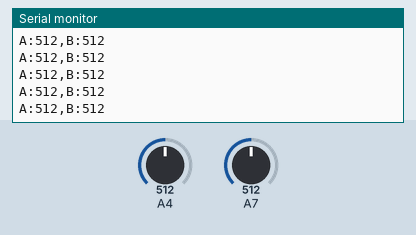
The sketch below on a simulated Arduino Mega 2560, built with avr-gcc and run on an emulated ATmega2560. On the bench: the last lines printed to the serial monitor. Inputs (shaded band) come from the test bench; at power-on: A4 = 512, A7 = 512.

Above: at 1.2 s.
1.3 s: A4 set to 716
At 1.31 s:
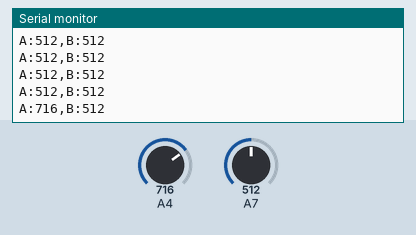
2.8 s: A7 set to 716
At 2.82 s:
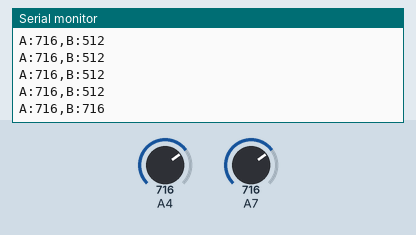
4.3 s: A4 set to 900
At 4.33 s:
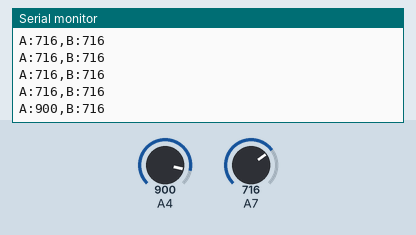
5.8 s: A7 set to 900
At 5.84 s:
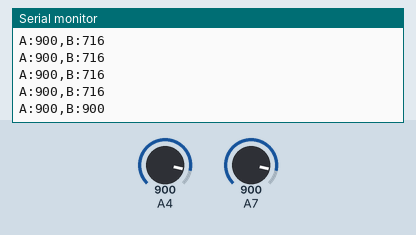
Timing chart, 0 to 8.3 s (numbered marks = the images above; inputs shaded):
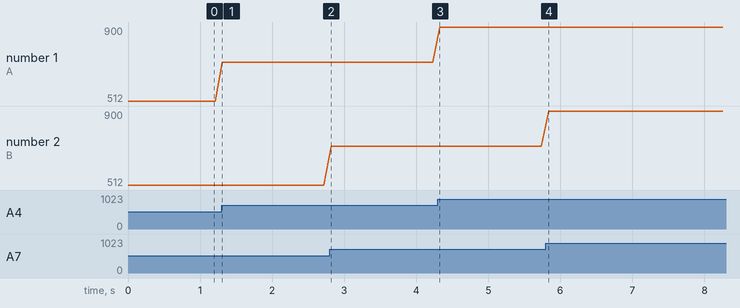

Measured:
- after the input at 1.3 s, the serial monitor: prints a new line at once (image 1)
- after the input at 2.8 s, the serial monitor: prints a new line at once (image 2)
- after the input at 4.3 s, the serial monitor: prints a new line at once (image 3)
- after the input at 5.8 s, the serial monitor: prints a new line at once (image 4)
- plotted number 1: 512 → 716 after the input at 1.3 s, 716 → 900 after the input at 4.3 s

The sketch:

AnalogInput.ino
```cpp
// Input only pins
#define VP 36
#define VN 39

void setup() {
  Serial.begin(115200);
}

int valueA;
int valueB;

void loop() {
  // read the value from the sensor:
  valueA = analogRead(VP);
  valueB = analogRead(VN);

  // print to serial
  Serial.print("A:");
  Serial.print(valueA);
  Serial.print(",B:");
  Serial.println(valueB);

  //100 milliseconds
  delay(100);
}
```
